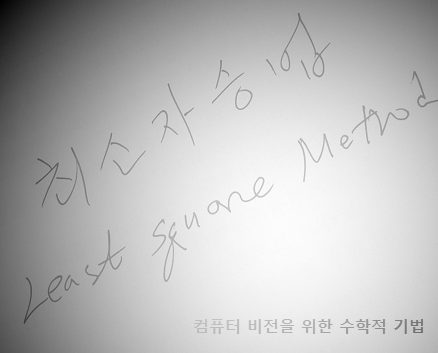
#> input picture src/image_binarization/hw10_sample.png, 438 x 353 px
$ python main.py
#> lines starting #> are read from the running program, lines starting #| are printed output that depends on the picture; after the words box and inside, x2 and y2 are one past the last pixel; in counts of white or black regions, pixels touching at a corner belong together
import cv2
import numpy as np
from matplotlib import pyplot as plt


def surface_approximation_at(row_index: int, column_index: int, solution: np.ndarray):
    """Calculate quadratic surface approximation value at specific pixel of image."""
    a, b, c, d, e, f = solution
    x, y = row_index + 1, column_index + 1
    return a * x * x + b * y * y + c * x * y + d * x + e * y + f


def image_surface_approximation(image: np.ndarray, solution: np.ndarray):
    """Approximate image background to quadratic surface."""
    background = np.empty(shape=image.shape)
    for indices, value in np.ndenumerate(image):
        row_index, column_index = indices
        background[row_index][column_index] = surface_approximation_at(row_index, column_index, solution)

    # visualize approximation result
    # plt.imshow(background, cmap='gray')
    # plt.axis('off')
    # plt.show()

    return background


def normalization(vec: np.ndarray):
    """Normalize vector value between 0 and 1."""
    return (vec - vec.min()) / (vec.max() - vec.min())


def image_binarization(image: np.ndarray):
    threshold = -10
    binarized = np.empty(shape=image.shape)

    for indices, value in np.ndenumerate(image):
        row_index, column_index = indices
        binarized[row_index][column_index] = 0 if image[row_index][column_index] > threshold else 255

    # visualize binarized image
    plt.imshow(binarized, cmap='gray')
    plt.title('threshold={}'.format(threshold))
    plt.axis('off')
    plt.show()

    return binarized


# read image and flatten
image = cv2.imread('hw10_sample.png', cv2.IMREAD_GRAYSCALE)
#> image is the input picture: shape (353, 438); min 0, max 255, mean 186.6
image_flatten = image.flatten()
height, width = image.shape[:2]
#> height = 353; width = 438

# make A matrix (Ax = b)
A = np.empty(shape=(width * height, 6))

for indices, _ in np.ndenumerate(image):
    row_index, column_index = indices
    x, y = row_index + 1, column_index + 1
    A[width * row_index + column_index] = [x * x, y * y, x * y, x, y, 1]
#> this loop made 154614 passes
#> indices on passes 1 to 3: (0, 0), (0, 1), (0, 2)

# pseudo inverse of A
A_pinv = np.linalg.pinv(A)

# evaluate x vector (x = A^+b)
x_vec = np.matmul(A_pinv, image_flatten)
#> x_vec = [-0.00198, -0.00186, 4.81e-05, 0.891, 1.04, 0.0806]
# print(x_vec)
background = image_surface_approximation(image, x_vec)
#> the loop in image_surface_approximation, `for indices, value in np.ndenumerate(image):` made 154614 passes
#> (indices, value) on passes 1 to 3: ((0, 0), 0), ((0, 1), 1), ((0, 2), 2)
#> after the loop in image_surface_approximation, `for indices, value in np.ndenumerate(image):`:
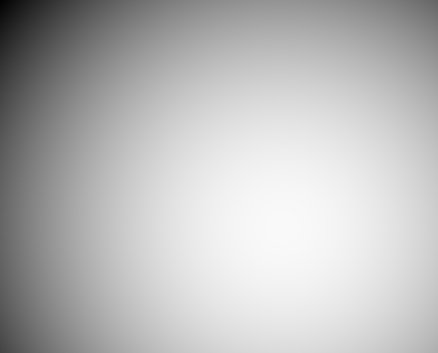
#> background: shape (353, 438) float64; min 2.01, max 249.5, mean 186.6

# brightness correction
correction_image = image - background
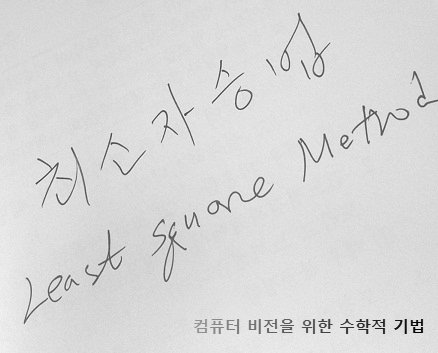
#> correction_image: shape (353, 438) float64; min -85.53, max 14.6, mean -3.75e-13; drawn with min black and max white

# [10 lines of commented-out code are left out]
image_binarization(correction_image)
#> the loop in image_binarization, `for indices, value in np.ndenumerate(image):` made 154614 passes
#> (indices, value) on passes 1 to 3: ((0, 0), -2.01), ((0, 1), -2.05), ((0, 2), -2.09)
#> after the loop in image_binarization, `for indices, value in np.ndenumerate(image):`:
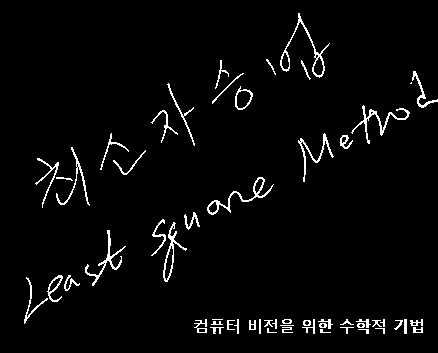
#> binarized: shape (353, 438) float64; 3.2% white in thin lines or dots, all inside (x1, y1, x2, y2) = (24, 13, 438, 334)
